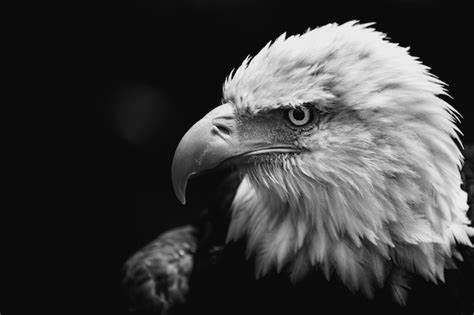
#> input picture image2.jpg, 474 x 315 px, found by its file name
$ python cv2_EdgeDetection.py
#> lines starting #> are read from the running program, lines starting #| are printed output that depends on the picture
# -*- coding: utf-8 -*-
"""
Created on Mon Apr  7 20:32:37 2025

@author: TadLocal
"""

import cv2
import numpy as np

#import image
image = cv2.imread('image2.jpg')
#> image is the input picture: shape (315, 474, 3); min 0, max 255, mean 62.9

#transform image
edges = cv2.Canny(image, 75, 155) #thresholds between 0-255
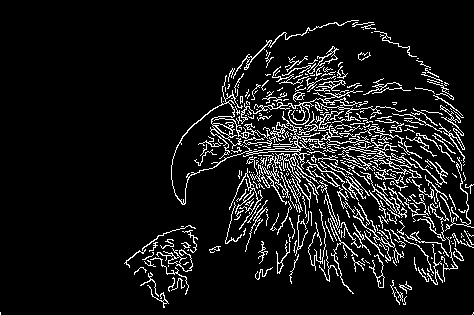
#> edges: shape (315, 474); 9% white in thin lines or dots

#save image
cv2.imwrite("cv2_output.jpg", edges)

$ run again, with image4.jpg copied over image2.jpg
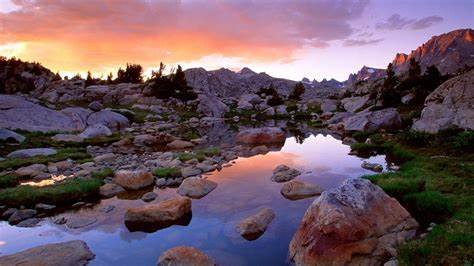
#> input picture image4.jpg, 474 x 266 px, found by its file name
#> image is the input picture: shape (266, 474, 3); mean B, G, R 98.4, 87.9, 109.7
#> `edges = cv2.Canny(image, 75, 155)`:
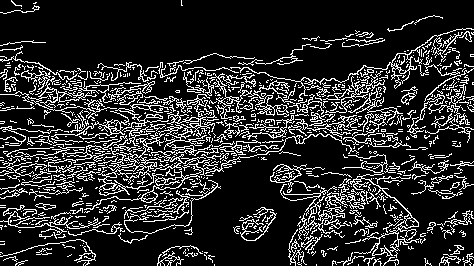
#> edges: shape (266, 474); 17.3% white in thin lines or dots
